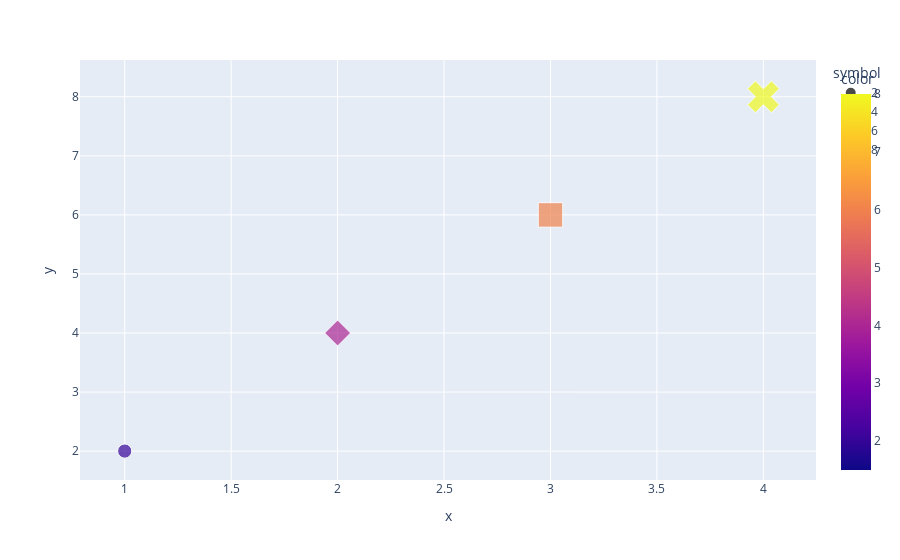

Notebook code cell kept with this figure:
### Code cell
import plotly.express as px

x_ax = [1,2,3,4]
y_ax = [2,4,6,8]

fig = px.scatter(x= x_ax ,y= y_ax , size = x_ax, color = y_ax, symbol = y_ax )
fig.show()

### Figure 1 — Plotly figure (JSON) as saved in the notebook; plotly's stock layout.template omitted (floating-point values rounded to 4 significant figures)
{"data": [{"hovertemplate": "symbol=2<br>x=%{x}<br>y=%{y}<br>size=%{marker.size}<br>color=%{marker.color}<extra></extra>", "legendgroup": "2", "marker": {"color": [2], "coloraxis": "coloraxis", "size": [1], "sizemode": "area", "sizeref": 0.01, "symbol": "circle"}, "mode": "markers", "name": "2", "orientation": "v", "showlegend": true, "type": "scatter", "x": [1], "xaxis": "x", "y": [2], "yaxis": "y"}, {"hovertemplate": "symbol=4<br>x=%{x}<br>y=%{y}<br>size=%{marker.size}<br>color=%{marker.color}<extra></extra>", "legendgroup": "4", "marker": {"color": [4], "coloraxis": "coloraxis", "size": [2], "sizemode": "area", "sizeref": 0.01, "symbol": "diamond"}, "mode": "markers", "name": "4", "orientation": "v", "showlegend": true, "type": "scatter", "x": [2], "xaxis": "x", "y": [4], "yaxis": "y"}, {"hovertemplate": "symbol=6<br>x=%{x}<br>y=%{y}<br>size=%{marker.size}<br>color=%{marker.color}<extra></extra>", "legendgroup": "6", "marker": {"color": [6], "coloraxis": "coloraxis", "size": [3], "sizemode": "area", "sizeref": 0.01, "symbol": "square"}, "mode": "markers", "name": "6", "orientation": "v", "showlegend": true, "type": "scatter", "x": [3], "xaxis": "x", "y": [6], "yaxis": "y"}, {"hovertemplate": "symbol=8<br>x=%{x}<br>y=%{y}<br>size=%{marker.size}<br>color=%{marker.color}<extra></extra>", "legendgroup": "8", "marker": {"color": [8], "coloraxis": "coloraxis", "size": [4], "sizemode": "area", "sizeref": 0.01, "symbol": "x"}, "mode": "markers", "name": "8", "orientation": "v", "showlegend": true, "type": "scatter", "x": [4], "xaxis": "x", "y": [8], "yaxis": "y"}], "layout": {"autosize": true, "coloraxis": {"colorbar": {"title": {"text": "color"}}, "colorscale": [[0, "#0d0887"], [0.1111, "#46039f"], [0.2222, "#7201a8"], [0.3333, "#9c179e"], [0.4444, "#bd3786"], [0.5556, "#d8576b"], [0.6667, "#ed7953"], [0.7778, "#fb9f3a"], [0.8889, "#fdca26"], [1, "#f0f921"]]}, "legend": {"itemsizing": "constant", "title": {"text": "symbol"}, "tracegroupgap": 0}, "margin": {"t": 60}, "xaxis": {"anchor": "y", "autorange": true, "domain": [0, 1], "range": [0.7994, 4.23], "title": {"text": "x"}, "type": "linear"}, "yaxis": {"anchor": "x", "autorange": true, "domain": [0, 1], "range": [1.349, 8.923], "title": {"text": "y"}, "type": "linear"}}}
